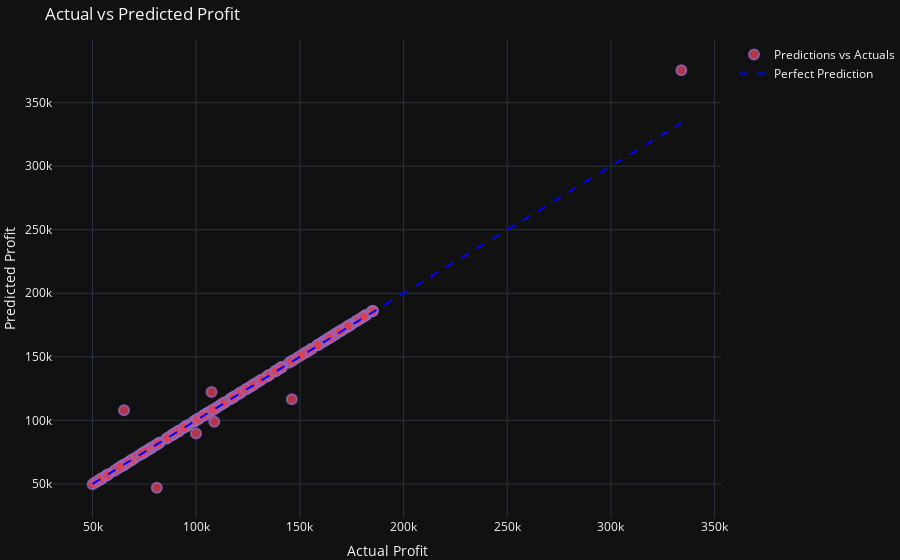

The notebook cell saved with this chart:
### Code cell
# Create a scatter plot with Plotly
fig = go.Figure()

# Add actual vs predicted profit scatter plot
fig.add_trace(go.Scatter(
    x=y_test,
    y=y_predict,
    mode='markers',
    marker=dict(size=10, color='rgba(219, 64, 82, 0.8)', line=dict(width=2, color='rgba(148, 103, 189, 0.8)')),
    text='Company',
    name='Predictions vs Actuals'
))

# Add a line representing perfect prediction
fig.add_trace(go.Scatter(
    x=[min(y_test), max(y_test)],
    y=[min(y_test), max(y_test)],
    mode='lines',
    line=dict(color='blue', width=2, dash='dash'),
    name='Perfect Prediction'
))

# Update layout
fig.update_layout(
    title='Actual vs Predicted Profit',
    xaxis_title='Actual Profit',
    yaxis_title='Predicted Profit',
    template='plotly_dark',  # Choose a template for the plot's look
    margin=dict(l=0, r=0, t=40, b=0),  # Adjust margins
    showlegend=True
)

# Show plot
fig.show()

### Figure 1 — Plotly figure (JSON) as saved in the notebook; plotly's stock layout.template omitted (floating-point values rounded to 4 significant figures; data arrays with more than 128 entries replaced by an {"elided": "..."} marker saying what was removed)
{"data": [{"marker": {"color": "rgba(219, 64, 82, 0.8)", "line": {"color": "rgba(148, 103, 189, 0.8)", "width": 2}, "size": 10}, "mode": "markers", "name": "Predictions vs Actuals", "text": "Company", "type": "scatter", "x": {"elided": "200 float values"}, "y": {"elided": "200 float values"}}, {"line": {"color": "blue", "dash": "dash", "width": 2}, "mode": "lines", "name": "Perfect Prediction", "type": "scatter", "x": [50070.0, 334000.0], "y": [50070.0, 334000.0]}], "layout": {"margin": {"b": 0, "l": 0, "r": 0, "t": 40}, "showlegend": true, "title": {"text": "Actual vs Predicted Profit"}, "xaxis": {"title": {"text": "Actual Profit"}}, "yaxis": {"title": {"text": "Predicted Profit"}}}}
